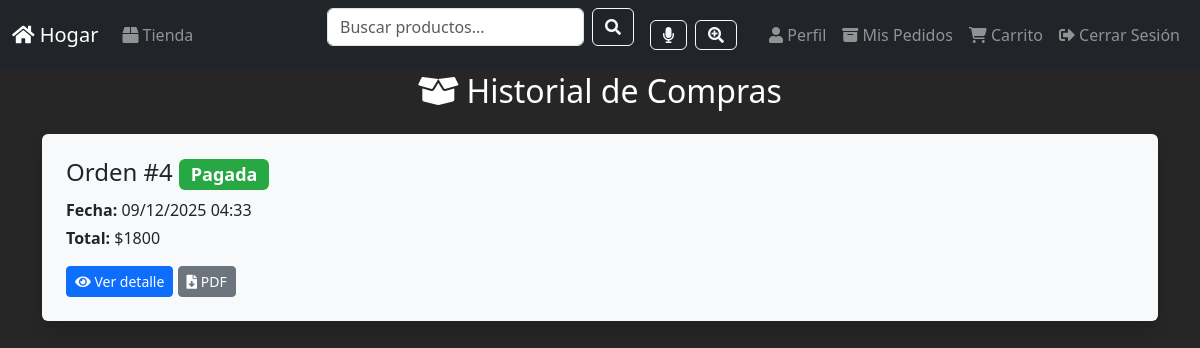
Page /mis-pedidos/ (signed in) on the earlier database version.
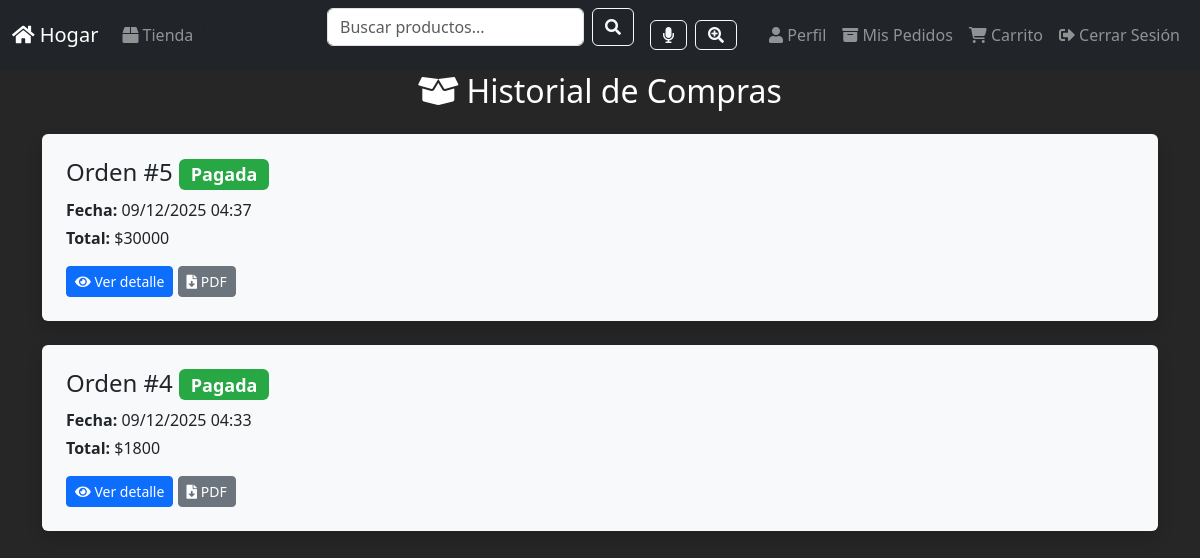
Same page on the later database version.
### core/models.py (models this page shows, shortened)
class Order(models.Model):
    user = models.ForeignKey(User, on_delete=models.CASCADE, null=True, blank=True)
    total = models.IntegerField()
    created_at = models.DateTimeField(auto_now_add=True)
    status = models.CharField(max_length=20, default="pending")  # pending / paid / canceled

### core/views.py (the view)
# urls.py: path("mis-pedidos/", views.mis_pedidos, name="mis_pedidos"),
def mis_pedidos(request):
    if not request.user.is_authenticated:
        return redirect("login")
    orders = Order.objects.filter(user=request.user, status="paid").order_by("-created_at")
    return render(request, "mis_pedidos.html", {
        "orders": orders
    })

### core/templates/mis_pedidos.html (shortened to what this page needs)
{% load static %}
{% include 'plantillas/dame_head.html' %}
{% include 'plantillas/navbar.html' %}
<body>
<div class="container mt-5 pt-4">
    <h2 class="text-center text-white mb-4">
        <i class="fas fa-box-open"></i> Historial de Compras
    </h2>
    {% if orders %}
        {% for order in orders %}
        <div class="bg-light p-4 rounded shadow mb-4">
            <h4>
                Orden #{{ order.id }}
                <span class="badge badge-success">Pagada</span>
            </h4>
            <p class="mb-1"><strong>Fecha:</strong> {{ order.created_at|date:"d/m/Y H:i" }}</p>
            <p><strong>Total:</strong> ${{ order.total }}</p>
            <a href="{% url 'detalle_orden' order.id %}" class="btn btn-primary btn-sm">
                <i class="fas fa-eye"></i> Ver detalle
            </a>
            <a href="{% url 'descargar_comprobante' order.id %}"
               class="btn btn-secondary btn-sm">
                <i class="fas fa-file-download"></i> PDF
            </a>
        </div>
        {% endfor %}
    {% else %}
        <div class="bg-light p-4 rounded shadow text-center">
            <h4>No tienes compras realizadas aún.</h4>
        </div>
    {% endif %}
</div>
</body>
</html>

Differences in the rows shown:
now on this page (row edited): Order: id "5", created_at "09/12/2025 04:37", total "30000"
